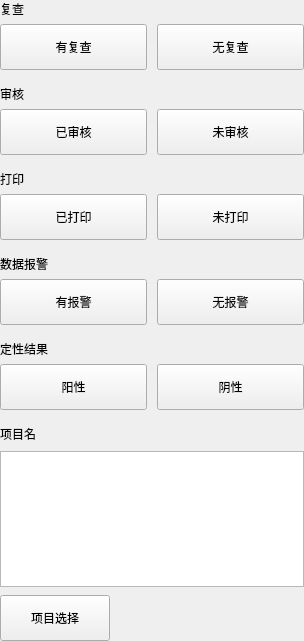
     <widget class="QWidget" name="widget3" native="true">
      <property name="geometry">
       <rect>
        <x>576</x>
        <y>0</y>
        <width>304</width>
        <height>641</height>
       </rect>
      </property>
      <layout class="QVBoxLayout" name="verticalLayout_24">
       <property name="spacing">
        <number>15</number>
       </property>
       <property name="leftMargin">
        <number>0</number>
       </property>
       <property name="topMargin">
        <number>0</number>
       </property>
       <property name="rightMargin">
        <number>0</number>
       </property>
       <property name="bottomMargin">
        <number>0</number>
       </property>
       <item>
        <layout class="QVBoxLayout" name="verticalLayout_18">
         <property name="spacing">
          <number>6</number>
         </property>
         <item>
          <widget class="QLabel" name="label_10">
           <property name="text">
            <string>复查</string>
           </property>
          </widget>
         </item>
         <item>
          <layout class="QHBoxLayout" name="horizontalLayout_6">
           <property name="spacing">
            <number>10</number>
           </property>
           <item>
            <widget class="QPushButton" name="pushButton_retestHave">
             <property name="minimumSize">
              <size>
               <width>110</width>
               <height>46</height>
              </size>
             </property>
             <property name="maximumSize">
              <size>
               <width>16777215</width>
               <height>46</height>
              </size>
             </property>
             <property name="text">
              <string>有复查</string>
             </property>
             <property name="checkable">
              <bool>true</bool>
             </property>
             <property name="buttons" stdset="0">
              <string notr="true">flat_button</string>
             </property>
            </widget>
           </item>
           <item>
            <widget class="QPushButton" name="pushButton_retestNo">
             <property name="minimumSize">
              <size>
               <width>110</width>
               <height>46</height>
              </size>
             </property>
             <property name="maximumSize">
              <size>
               <width>16777215</width>
               <height>46</height>
              </size>
             </property>
             <property name="text">
              <string>无复查</string>
             </property>
             <property name="checkable">
              <bool>true</bool>
             </property>
             <property name="buttons" stdset="0">
              <string notr="true">flat_button</string>
             </property>
            </widget>
           </item>
          </layout>
         </item>
        </layout>
       </item>
       <item>
        <layout class="QVBoxLayout" name="verticalLayout_19">
         <property name="spacing">
          <number>6</number>
         </property>
         <item>
          <widget class="QLabel" name="label_13">
           <property name="text">
            <string>审核</string>
           </property>
          </widget>
         </item>
         <item>
          <layout class="QHBoxLayout" name="horizontalLayout_8">
           <property name="spacing">
            <number>10</number>
           </property>
           <item>
            <widget class="QPushButton" name="pushButton_verifAlready">
             <property name="minimumSize">
              <size>
               <width>110</width>
               <height>46</height>
              </size>
             </property>
             <property name="maximumSize">
              <size>
               <width>16777215</width>
               <height>46</height>
              </size>
             </property>
             <property name="text">
              <string>已审核</string>
             </property>
             <property name="checkable">
              <bool>true</bool>
             </property>
             <property name="buttons" stdset="0">
              <string notr="true">flat_button</string>
             </property>
            </widget>
           </item>
           <item>
            <widget class="QPushButton" name="pushButton_verifNot">
             <property name="minimumSize">
              <size>
               <width>110</width>
               <height>46</height>
              </size>
             </property>
             <property name="maximumSize">
              <size>
               <width>16777215</width>
               <height>46</height>
              </size>
             </property>
             <property name="text">
              <string>未审核</string>
             </property>
             <property name="checkable">
              <bool>true</bool>
             </property>
             <property name="buttons" stdset="0">
              <string notr="true">flat_button</string>
             </property>
            </widget>
           </item>
          </layout>
         </item>
        </layout>
       </item>
       <item>
        <layout class="QVBoxLayout" name="verticalLayout_20">
         <property name="spacing">
          <number>6</number>
         </property>
         <item>
          <widget class="QLabel" name="label_128">
           <property name="text">
            <string>打印</string>
           </property>
          </widget>
         </item>
         <item>
          <layout class="QHBoxLayout" name="horizontalLayout">
           <property name="spacing">
            <number>10</number>
           </property>
           <item>
            <widget class="QPushButton" name="pushButton_printAlready">
             <property name="minimumSize">
              <size>
               <width>110</width>
               <height>46</height>
              </size>
             </property>
             <property name="maximumSize">
              <size>
               <width>16777215</width>
               <height>46</height>
              </size>
             </property>
             <property name="text">
              <string>已打印</string>
             </property>
             <property name="checkable">
              <bool>true</bool>
             </property>
             <property name="buttons" stdset="0">
              <string notr="true">flat_button</string>
             </property>
            </widget>
           </item>
           <item>
            <widget class="QPushButton" name="pushButton_printNot">
             <property name="minimumSize">
              <size>
               <width>110</width>
               <height>46</height>
              </size>
             </property>
             <property name="maximumSize">
              <size>
               <width>16777215</width>
               <height>46</height>
              </size>
             </property>
             <property name="text">
              <string>未打印</string>
             </property>
             <property name="checkable">
              <bool>true</bool>
             </property>
             <property name="buttons" stdset="0">
              <string notr="true">flat_button</string>
             </property>
            </widget>
           </item>
          </layout>
         </item>
        </layout>
       </item>
       <item>
        <layout class="QVBoxLayout" name="verticalLayout_21">
         <property name="spacing">
          <number>6</number>
         </property>
         <item>
          <widget class="QLabel" name="label_12">
           <property name="text">
            <string>数据报警</string>
           </property>
          </widget>
         </item>
         <item>
          <layout class="QHBoxLayout" name="horizontalLayout_7">
           <property name="spacing">
            <number>10</number>
           </property>
           <item>
            <widget class="QPushButton" name="pushButton_alarmHave">
             <property name="minimumSize">
              <size>
               <width>110</width>
               <height>46</height>
              </size>
             </property>
             <property name="maximumSize">
              <size>
               <width>16777215</width>
               <height>16777215</height>
              </size>
             </property>
             <property name="text">
              <string>有报警</string>
             </property>
             <property name="checkable">
              <bool>true</bool>
             </property>
             <property name="buttons" stdset="0">
              <string notr="true">flat_button</string>
             </property>
            </widget>
           </item>
           <item>
            <widget class="QPushButton" name="pushButton_alarmNo">
             <property name="minimumSize">
              <size>
               <width>110</width>
               <height>46</height>
              </size>
             </property>
             <property name="maximumSize">
              <size>
               <width>16777215</width>
               <height>16777215</height>
              </size>
             </property>
             <property name="text">
              <string>无报警</string>
             </property>
             <property name="checkable">
              <bool>true</bool>
             </property>
             <property name="buttons" stdset="0">
              <string notr="true">flat_button</string>
             </property>
            </widget>
           </item>
          </layout>
         </item>
        </layout>
       </item>
       <item>
        <layout class="QVBoxLayout" name="verticalLayout_22">
         <property name="spacing">
          <number>6</number>
         </property>
         <item>
          <widget class="QLabel" name="label_19">
           <property name="text">
            <string>定性结果</string>
           </property>
          </widget>
         </item>
         <item>
          <layout class="QHBoxLayout" name="horizontalLayout_9">
           <property name="spacing">
            <number>10</number>
           </property>
           <item>
            <widget class="QPushButton" name="pushButton_resultPositive">
             <property name="minimumSize">
              <size>
               <width>110</width>
               <height>46</height>
              </size>
             </property>
             <property name="maximumSize">
              <size>
               <width>16777215</width>
               <height>46</height>
              </size>
             </property>
             <property name="text">
              <string>阳性</string>
             </property>
             <property name="checkable">
              <bool>true</bool>
             </property>
             <property name="buttons" stdset="0">
              <string notr="true">flat_button</string>
             </property>
            </widget>
           </item>
           <item>
            <widget class="QPushButton" name="pushButton_resultNegtive">
             <property name="minimumSize">
              <size>
               <width>110</width>
               <height>46</height>
              </size>
             </property>
             <property name="maximumSize">
              <size>
               <width>16777215</width>
               <height>46</height>
              </size>
             </property>
             <property name="text">
              <string>阴性</string>
             </property>
             <property name="checkable">
              <bool>true</bool>
             </property>
             <property name="buttons" stdset="0">
              <string notr="true">flat_button</string>
             </property>
            </widget>
           </item>
          </layout>
         </item>
        </layout>
       </item>
       <item>
        <layout class="QVBoxLayout" name="verticalLayout">
         <property name="spacing">
          <number>8</number>
         </property>
         <property name="topMargin">
          <number>0</number>
         </property>
         <property name="bottomMargin">
          <number>0</number>
         </property>
         <item>
          <widget class="QLabel" name="label_6">
           <property name="minimumSize">
            <size>
             <width>0</width>
             <height>0</height>
            </size>
           </property>
           <property name="maximumSize">
            <size>
             <width>16777215</width>
             <height>16777215</height>
            </size>
           </property>
           <property name="text">
            <string>项目名</string>
           </property>
           <property name="alignment">
            <set>Qt::AlignLeading|Qt::AlignLeft|Qt::AlignVCenter</set>
           </property>
          </widget>
         </item>
         <item>
          <widget class="QTextEdit" name="assay_edit">
           <property name="paddings_all" stdset="0">
            <string notr="true">a_0</string>
           </property>
          </widget>
         </item>
         <item>
          <layout class="QHBoxLayout" name="horizontalLayout_60">
           <property name="leftMargin">
            <number>0</number>
           </property>
           <item>
            <widget class="QPushButton" name="assay_select_btn">
             <property name="minimumSize">
              <size>
               <width>110</width>
               <height>46</height>
              </size>
             </property>
             <property name="text">
              <string>项目选择</string>
             </property>
             <property name="buttons" stdset="0">
              <string notr="true">flat_button</string>
             </property>
            </widget>
           </item>
           <item>
            <spacer name="horizontalSpacer_55">
             <property name="orientation">
              <enum>Qt::Horizontal</enum>
             </property>
             <property name="sizeHint" stdset="0">
              <size>
               <width>40</width>
               <height>20</height>
              </size>
             </property>
            </spacer>
           </item>
          </layout>
         </item>
         <item>
          <spacer name="verticalSpacer_27">
           <property name="orientation">
            <enum>Qt::Vertical</enum>
           </property>
           <property name="sizeHint" stdset="0">
            <size>
             <width>20</width>
             <height>40</height>
            </size>
           </property>
          </spacer>
         </item>
        </layout>
       </item>
       <item>
        <spacer name="verticalSpacer_18">
         <property name="orientation">
          <enum>Qt::Vertical</enum>
         </property>
         <property name="sizeHint" stdset="0">
          <size>
           <width>20</width>
           <height>40</height>
          </size>
         </property>
        </spacer>
       </item>
      </layout>
     </widget>
